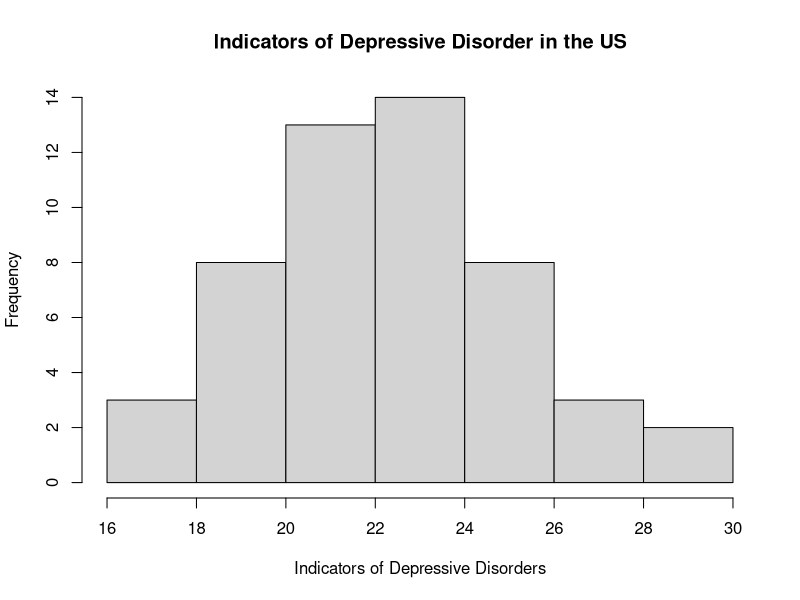
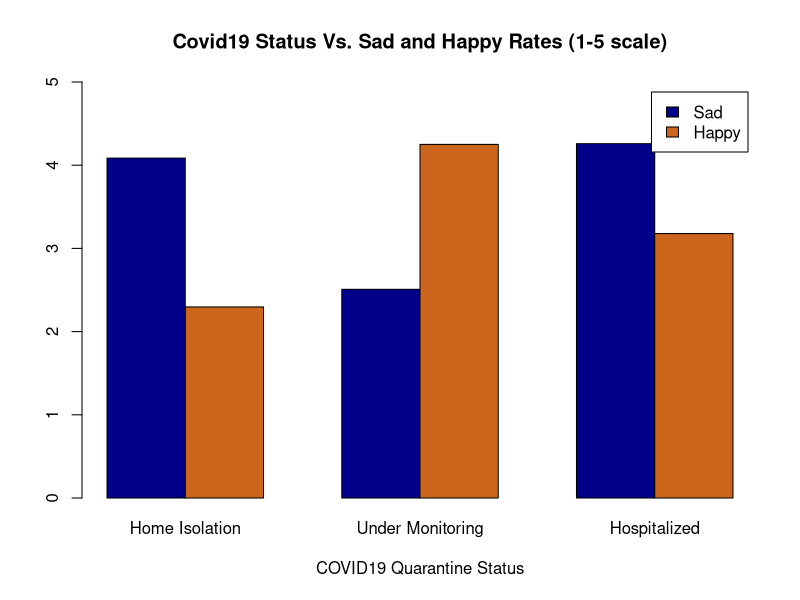

R code for these plots, in order:
library(dplyr)
library(tidyverse)
library(ggplot2)

mental_health_data <- read.csv("mental_health_data.csv")

depressive_disorder <- mental_health_data %>%
  filter(Indicator == "Symptoms of Depressive Disorder" & Phase == "1" & Time.Period == "1" & Group == "By State") %>%
  select(State, Value) %>%
  arrange(Value)

depressive_disorder_indicators <- depressive_disorder$Value

depression_by_state <- hist(depressive_disorder_indicators,main="Indicators of Depressive Disorder in the US", xlab="Indicators of Depressive Disorders")

# Meena's Code

my_data <- read.csv("Raw_data_A dataset for emotional reactions and family resilience during COVID-19 isolation period among Indonesian families.csv")

my_data_filtered <- my_data %>% select(family_COVID19_status, sadness_scored, happiness_scored)

filtered_status1 <- my_data_filtered %>% filter(family_COVID19_status == "1")
filtered_status2 <- my_data_filtered %>% filter(family_COVID19_status == "2")
filtered_status3 <- my_data_filtered %>% filter(family_COVID19_status == "3")

avgSad1 <- mean(filtered_status1$sadness_scored)
avgHappy1 <- mean(filtered_status1$happiness_scored)

avgSad2 <- mean(filtered_status2$sadness_scored)
avgHappy2 <- mean(filtered_status2$happiness_scored)

avgSad3 <- mean(filtered_status3$sadness_scored)
avgHappy3 <- mean(filtered_status3$happiness_scored)

finalTable <- matrix(c(avgHappy1,avgSad1,avgHappy2,avgSad2,avgHappy3,avgSad3),ncol = 3, nrow = 2, byrow = TRUE)
rownames(finalTable) <- c("1","2")
colnames(finalTable) <- c("Home Isolation", "Under Monitoring", "Hospitalized")

covid_emotions_plot <- barplot(finalTable, main="Covid19 Status Vs. Sad and Happy Rates (1-5 scale)",
                               xlab="COVID19 Quarantine Status", col=c("darkblue","chocolate3"),
                               legend = (c("Sad","Happy")), beside=TRUE, ylim = c(0,5))
# Fatin Code
p <- read.csv("mental_health_data.csv")

phaseone <- p[p$Phase == '1',]

phasetwo <- p[p$Phase == '2',]

phasethree <- p[p$Phase == '3 (Jan 6 � Mar 29)',]


phaseonemean <- mean(phaseone$Value)
phasetwomean <- mean(phasetwo$Value)
phasethreemean <- mean(phasethree$Value)

c1 <- c(phaseonemean, phasetwomean, phasethreemean)
c2 <- c("Phase 1", "Phase 2", "Phase 3")

means <- data.frame(c1, c2)

g <- ggplot(data=means, aes(x=c2, y=c1)) +
  geom_bar(stat="identity", width = 0.5, fill="steelblue") + theme_minimal()

